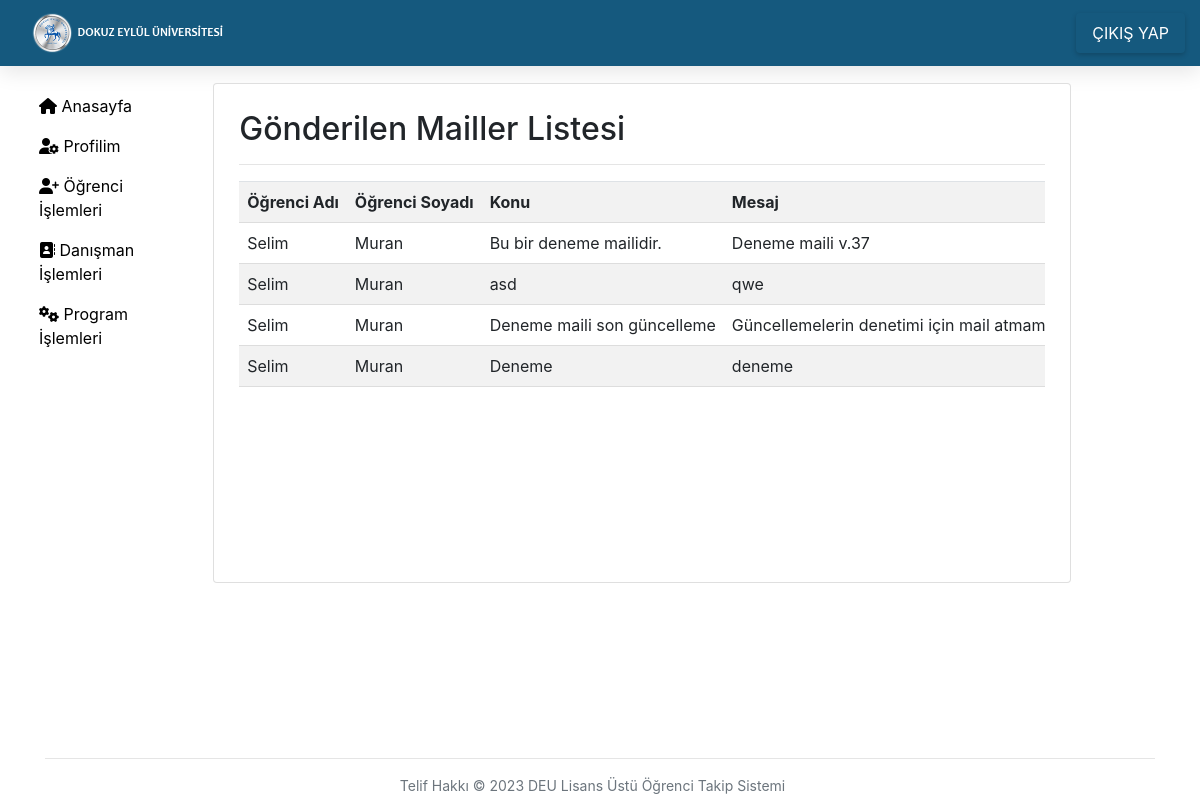
/gonderilmis_mailler.php (signed in), run on the app's committed database.
### tables this page shows
CREATE TABLE IF NOT EXISTS `gonderilen_mailler` (
  `mail_id` int(11) NOT NULL AUTO_INCREMENT,
  `ogrenci_id` int(11) NOT NULL,
  `konu` varchar(255) NOT NULL,
  `mesaj` text NOT NULL,
  `gonderme_tarihi` datetime NOT NULL DEFAULT CURRENT_TIMESTAMP,
  PRIMARY KEY (`mail_id`),
  KEY `ogrenci_id` (`ogrenci_id`)
);

CREATE TABLE IF NOT EXISTS `ogrenci` (
  `ogrenci_id` int(11) NOT NULL AUTO_INCREMENT,
  `ogrenci_isim` varchar(255) NOT NULL,
  `ogrenci_soyisim` varchar(255) NOT NULL,
  `ogrenci_mail` varchar(255) NOT NULL,
  `ogrenci_mobil` varchar(13) NOT NULL,
  `program_id` int(11) NOT NULL,
  `danisman_id` int(11) DEFAULT NULL,
  `aktif_asama` int(11) NOT NULL DEFAULT '0',
  `kayit_durumu` enum('yeniledi','yenilemedi') NOT NULL DEFAULT 'yeniledi',
  `danisman_atamatarihi` datetime DEFAULT NULL,
  `ogrenci_olusturmatarihi` datetime NOT NULL DEFAULT CURRENT_TIMESTAMP,
  PRIMARY KEY (`ogrenci_id`),
  KEY `program_id` (`program_id`),
  KEY `danisman_id` (`danisman_id`)
);

### gonderilmis_mailler.php (the view, shortened to what this page needs)
<?php
include('config/database.php');
include('inc/header.php');
include('inc/container.php');
if($_SESSION['kullanici_rol'] == 'yonetici'){
$mail_query = "SELECT m.*, o.ogrenci_isim, o.ogrenci_soyisim FROM gonderilen_mailler AS m
               INNER JOIN ogrenci AS o ON m.ogrenci_id = o.ogrenci_id";
$mail_result = $conn->query($mail_query);
} else if($_SESSION['kullanici_rol'] == 'danisman'){
    $danisman_id = $_SESSION['kullanici_id'];
    $mail_query = "SELECT m.*, o.ogrenci_isim, o.ogrenci_soyisim FROM gonderilen_mailler AS m
    INNER JOIN ogrenci AS o ON m.ogrenci_id = o.ogrenci_id WHERE o.danisman_id = $danisman_id";
$mail_result = $conn->query($mail_query);
}
?>
<h2>Gönderilen Mailler Listesi</h2>
<hr>
<table class="table table-striped">
    <tr>
        <th>Öğrenci Adı</th>
        <th>Öğrenci Soyadı</th>
        <th>Konu</th>
        <th>Mesaj</th>
    </tr>
    <?php
    if ($mail_result->num_rows > 0) {
        while ($row = $mail_result->fetch_assoc()) {
            echo "<tr>";
            echo "<td>".$row['ogrenci_isim']."</td>";
            echo "<td>".$row['ogrenci_soyisim']."</td>";
            echo "<td>".$row['konu']."</td>";
            echo "<td>".$row['mesaj']."</td>";
            echo "</tr>";
        }
    } else {
        echo "<tr>";
        echo "<td colspan='5'>Gönderilen mail bulunamadı.</td>";
        echo "</tr>";
    }
    ?>
</table>
<?php
include('inc/footer.php');
?>

### css/style.css (style rules this page uses)
table { max-width: 100%; border-collapse: collapse; }
.table th, .table td { padding: 8px; text-align: left; border-bottom: 1px solid #ddd; }
@media (min-width: 820px) AND (max-width: 1310px) { table { display: block; overflow-x: auto; } }
@media (min-width: 820px) AND (max-width: 1310px) { .table th, .table td { white-space: nowrap; } }

### data on the page
gonderilen_mailler: ogrenci.ogrenci_isim "Selim", ogrenci.ogrenci_soyisim "Muran", konu "Bu bir deneme mailidir.", mesaj "Deneme maili v.37"
gonderilen_mailler: ogrenci.ogrenci_isim "Selim", ogrenci.ogrenci_soyisim "Muran", konu "asd", mesaj "qwe"
gonderilen_mailler: ogrenci.ogrenci_isim "Selim", ogrenci.ogrenci_soyisim "Muran", konu "Deneme maili son güncelleme", mesaj "Güncellemelerin denetimi için mail atmam…"
gonderilen_mailler: ogrenci.ogrenci_isim "Selim", ogrenci.ogrenci_soyisim "Muran", konu "Deneme", mesaj "deneme"
